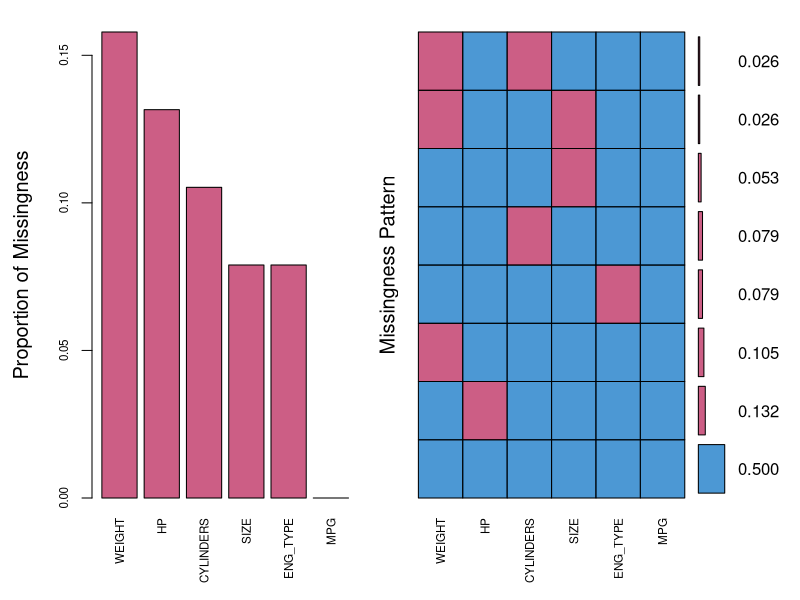

R code for this plot: (Note: this script raises an error after producing the figure.)
## ---- chunk 1
#Import Libraries
library(mice)
library(lattice)
library(VIM)
#set the working dirrectory where the data is stored
setwd("~/documents/quantify/")

#Read the data from csv
data = read.csv("carmpg1.csv", header = TRUE)
## ---- chunk 2
aggr_plot1 = aggr(data, col=mdc(1:2), numbers=TRUE, sortVars=TRUE, labels=names(data), cex.axis=.7, gap=3, ylab=c("Proportion of Missingness","Missingness Pattern"))
## ---- chunk 3
missing.model = lm(MPG ~ WEIGHT + CYLINDERS + HP + ENG_TYPE + SIZE, data=data)
summary(missing.model)
#(20 observations deleted due to missingness)

## Fill-in missing values by MI method

# Function mice() in mice package is a Markov Chain Monte Carlo (MCMC) method that uses 
# correlation structure of the data and imputes missing values for each incomplete 
# variable m times by regression of incomplete variables on the other variables iteratively. 
imp = mice(data, m=5, printFlag=FALSE, maxit = 40, seed=2525)

# The output imp contains m=5 completed datasets. Each dataset can be analysed
# using function with(), and including an expression for the statistical analysis approach
# we want to apply for each imputed dataset as follows
fit.mi = with(data=imp, exp = lm(MPG ~ WEIGHT + CYLINDERS + HP + ENG_TYPE + SIZE))
summary(fit.mi)

# Next, we combine all the results of the 5 imputed datasets using the pool() function
combFit = pool(fit.mi) 

round(summary(combFit),2)

## ---- chunk 4
plot(imp)
## ---- chunk 5
densityplot(imp)
## ---- chunk 6
# We can inspect the distributions of the original and the imputed data:
## scatterplot (of weight and hp) for each imputed dataset
xyplot(imp, WEIGHT ~ HP | .imp, pch = 20, cex = 1.4)
## ---- chunk 7
# Distributions of the variables as individual points can be visualised by
# stripplot. imputations should be close to the data; we do not expect to see see impossible values like for example negative values
stripplot(imp, pch = 20, cex = 1.2)
## ---- chunk 8
missing.model = lm(MPG ~ WEIGHT + CYLINDERS + HP + ENG_TYPE + SIZE, data=data)
summary(missing.model)
## ---- chunk 9
imp = mice(data, m=5, printFlag=FALSE, maxit = 40, seed=2525)
fit.mi = with(data=imp, exp = lm(MPG ~ WEIGHT + CYLINDERS + HP + ENG_TYPE + SIZE))
## ---- chunk 10
combFit = pool(fit.mi) 
round(summary(combFit),4)
pool.r.squared(fit.mi)
## ---- chunk 11
imp50 = mice(data, m=50, printFlag=FALSE, maxit = 40, seed=2525)
fit.mi50 = with(data=imp, exp = lm(MPG ~ WEIGHT + CYLINDERS + HP + ENG_TYPE + SIZE))
combFit50 = pool(fit.mi) 
round(summary(combFit50), 4)
pool.r.squared(fit.mi50)
## ---- chunk 12
data
